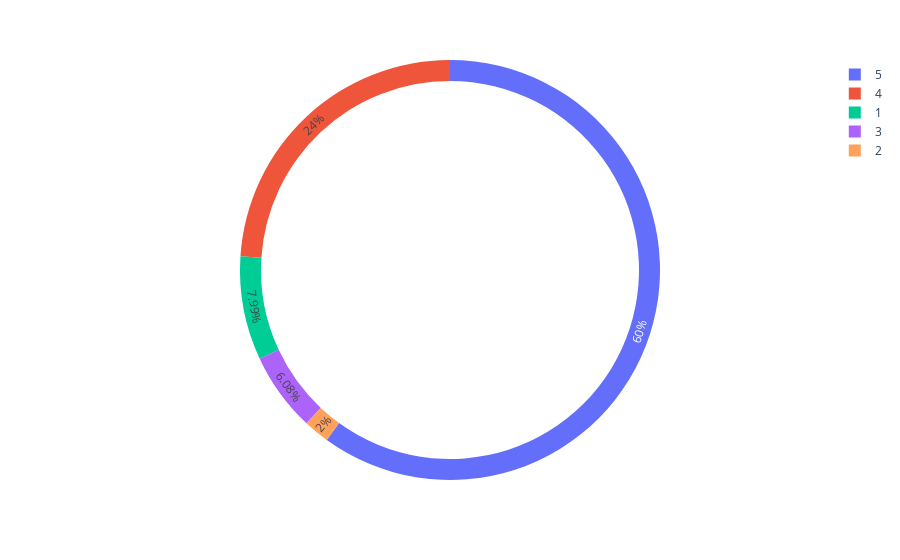

Write notebook code for a chart like this one.
### Code cell
rating=data["Rating"].value_counts()
numbers=rating.index
quantity=rating.values 
import plotly.express as px
figure=px.pie(data,values=quantity,names=numbers,hole=.9)
figure.show()

### Figure 1 — Plotly figure (JSON) as saved in the notebook; plotly's stock layout.template omitted (floating-point values rounded to 4 significant figures)
{"data": [{"domain": {"x": [0, 1], "y": [0, 1]}, "hole": 0.9, "hovertemplate": "label=%{label}<br>value=%{value}<extra></extra>", "labels": [5, 4, 1, 3, 2], "legendgroup": "", "name": "", "showlegend": true, "type": "pie", "values": [1382, 552, 184, 140, 46]}], "layout": {"legend": {"tracegroupgap": 0}, "margin": {"t": 60}}}
